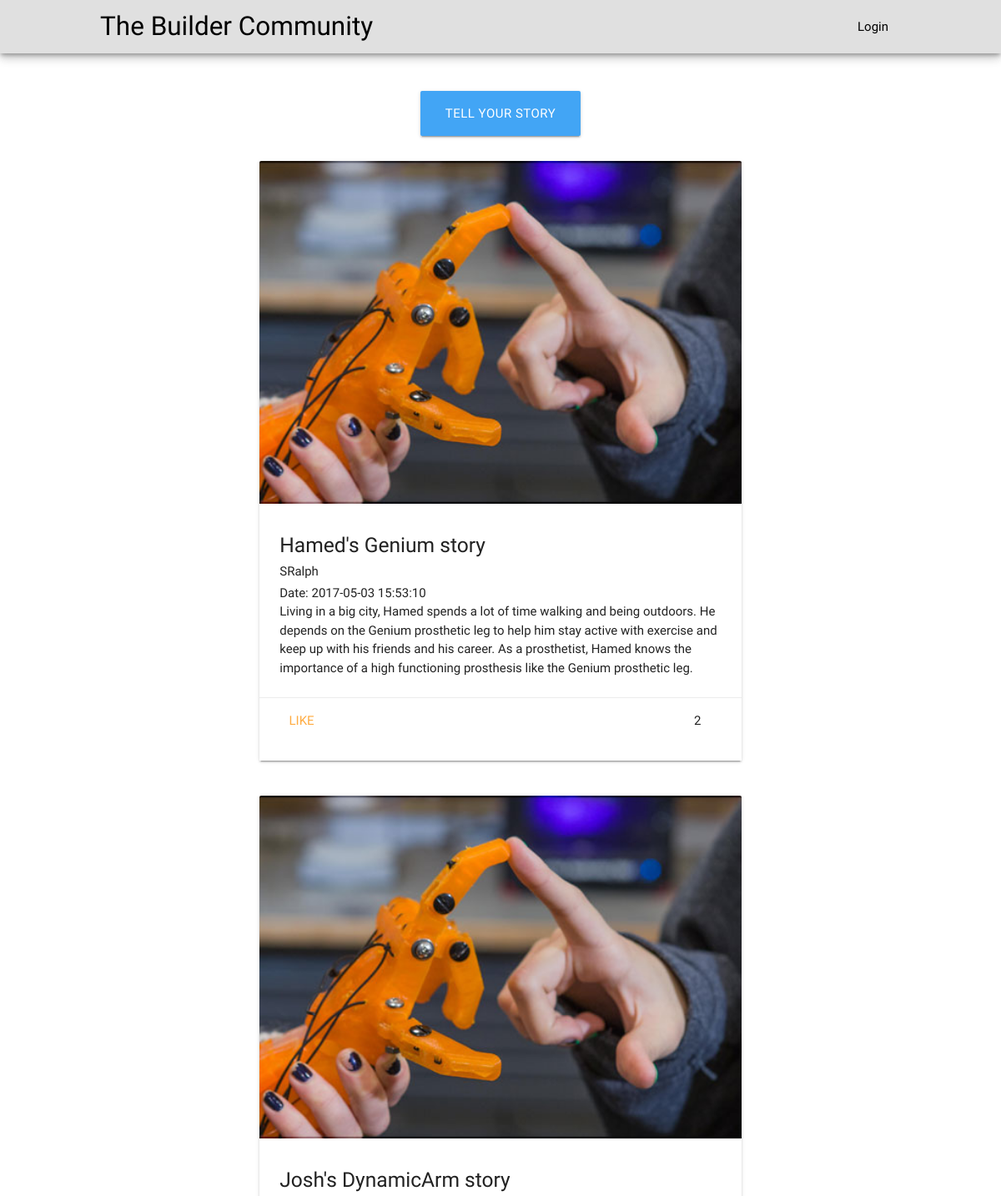
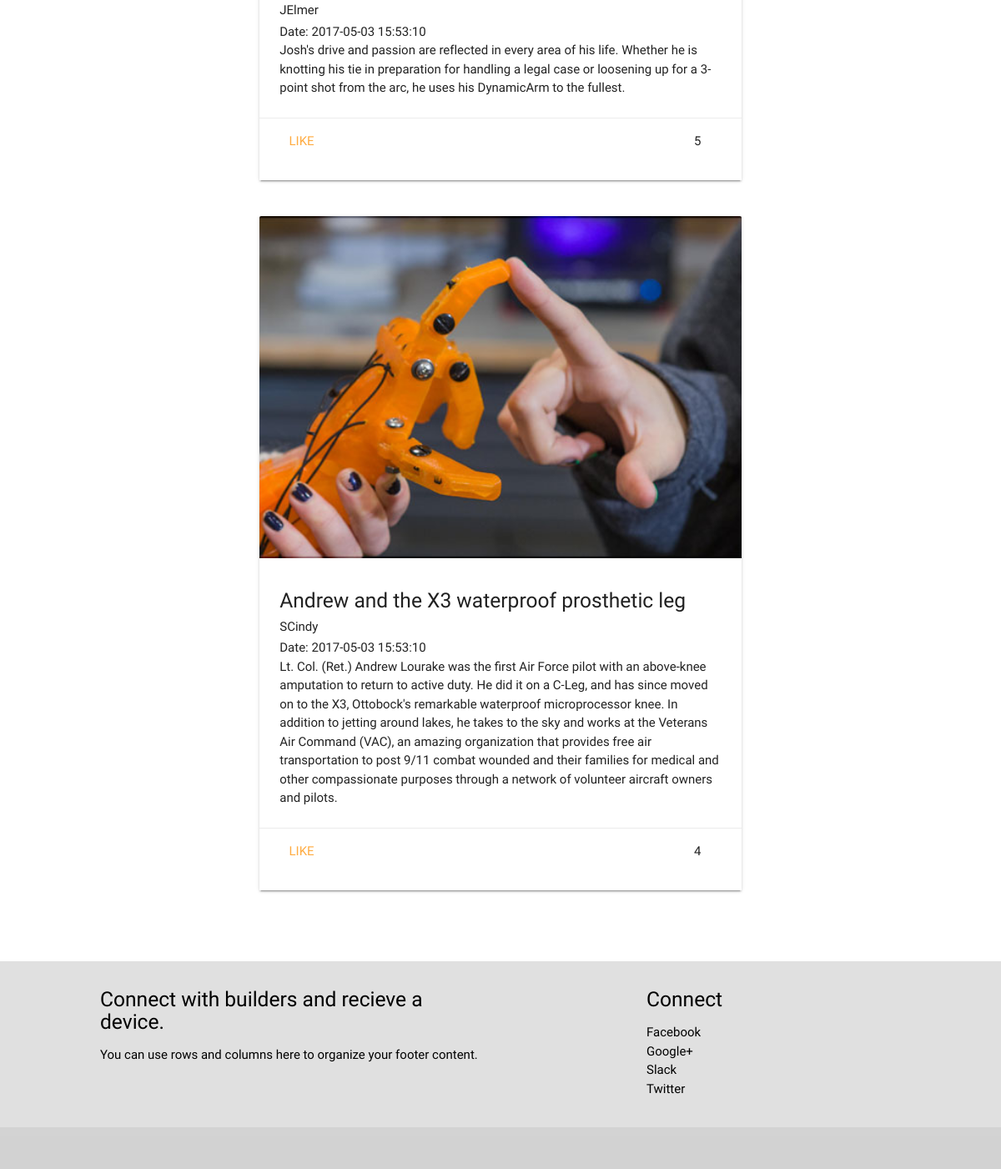
The page /hhp/stories.php on the database its author committed (2 pictures, top to bottom).
### tables this page shows
CREATE TABLE Stories
(
  story_id     int auto_increment,
  story_title   varchar(155) not null,
  user_id  int not null,
  story_text varchar(1000),
  story_photo  blob,
  date_posted Datetime,
  likes int not null,
  CONSTRAINT PK_Story PRIMARY KEY (story_id),
  CONSTRAINT FK_Story FOREIGN KEY (user_id) REFERENCES Accounts(user_id)
);

CREATE TABLE Accounts 
(
user_id     int auto_increment,
user_name   varchar(155)not null,   
password    varchar(35) not null,   
last_name  varchar(35) not null,   
first_name   varchar(35) not null,
user_sname  varchar(50),  
email       varchar(35) not null,   
address     varchar(155),   
age     	int not null,   
user_type   varchar(35), 
build_request boolean not null default 0,
CONSTRAINT PK_Person PRIMARY KEY (user_id,user_name)
);

### hhp/model/db_functions.php (called while the page is built, shortened)
<?php
function getStory() {
  $db = new PDO("mysql:host=localhost;dbname=hhp","root","");
  $query = 'SELECT * FROM stories
  inner join accounts on stories.user_id= accounts.user_id
            ORDER BY date_posted';
  $statement = $db->prepare($query);
  $statement->execute();
  $story = $statement->fetchAll();
  return $story;
}
?>

### hhp/stories.php (the view, shortened to what this page needs)
<?php
include 'view/header.php';
require_once('model/db_functions.php');
$stories = getStory();
?>
<br><br>
<a class="waves-effect waves-light btn-large blue lighten-1" style="align-self: center;" href=".?action=show_storiesform">Tell Your Story</a>
<br>
<?php foreach($stories as $story) : ?>
  <div class="row" style="width:100%">
    <div class="col s3 m0 l0">
    </div>
        <div class="col s12 m6 l6">
          <div class="card">
            <div class="card-image">
              <img src="images/sample1.jpg">
            </div>
            <div class="card-content">
              <h5><?php echo $story['story_title']; ?></h5>
              <h6><?php echo $story['user_name']; ?></h6>
              <p>Date: <?php echo $story['date_posted']; ?></p>
              <p><?php echo $story['story_text']; ?></p>
            </div>
            <div class="card-action">
            <div class="row">
              <div class="col s11">
              <a href="#">Like</a>
            </div>
            <div class="col s1">
              <?php echo $story['likes']; ?>
            </div>
          </div>
            </div>
          </div>
        </div>
      </div>
        <?php endforeach; ?>
<div class="column" style="height:50px"></div>
<?php include 'view/footer.php'; ?>

### hhp/view/header.php (shortened to what this page needs)
<!DOCTYPE html>
<html>
<head>
  <link type="text/css" rel="stylesheet" href="css/materialize.css"  media="screen,projection"/>
  <link type="text/css" rel="stylesheet" href="css/custom.css"/>
  <link type="text/css" rel="stylesheet" href="css/timeline.css"/>
</head>
<body>
<nav class="z-depth-3 grey lighten-2">
  <div class="container">
  <div class="nav-wrapper">
    <a href="index.php" class="brand-logo black-text text-darken-2">The Builder Community</a>
    <ul class="right hide-on-med-and-down">
      <?php if(!isset($_SESSION['user_name'])){ ?>
        <li><a class="dropdown-button black-text text-darken-2" href=".?action=show_login">Login</a></li>
        <?php } ?>
    </ul>
  </div>
</div>
</nav>

### hhp/view/footer.php (shortened to what this page needs)
<footer class="page-footer grey lighten-2">
  <div class="container">
    <div class="row">
      <div class="col l6 s12">
        <h5 class="black-text text-darken-2">Connect with builders and recieve a device.</h5>
        <p class="black-text text-darken-1">You can use rows and columns here to organize your footer content.</p>
      </div>
      <div class="col l4 offset-l2 s12">
        <h5 class="black-text text-darken-2">Connect</h5>
        <ul>
          <li><a class="black-text text-darken-1" href="#!">Facebook</a></li>
          <li><a class="black-text text-darken-1" href="#!">Google+</a></li>
          <li><a class="black-text text-darken-1" href="#!">Slack</a></li>
          <li><a class="black-text text-darken-1" href="#!">Twitter</a></li>
        </ul>
      </div>
    </div>
  </div>
  <div class="footer-copyright">
  </div>
</footer>
</body>
</html>

### hhp/css/custom.css (style rules this page uses)
body { display: flex; min-height: 100vh; flex-direction: column; }
a { color: #0097a7; }
.container { width: 80%; }

### rows shown on the page
stories: story_title "Hamed's Genium story", accounts.user_name "SRalph", date_posted "2017-05-03 15:53:10", story_text "Living in a big city, Hamed spends a lot of time walking and being outdoors. He depends on the Genium prosthetic leg to help him stay active with exercise and keep up with his friends and his career. As a prosthetist, Hamed knows the importance of a high functioning prosthesis like the Genium prosthetic leg.", likes "2"
stories: story_title "Josh's DynamicArm story", accounts.user_name "JElmer", date_posted "2017-05-03 15:53:10", story_text "Josh's drive and passion are reflected in every area of his life. Whether he is knotting his tie in preparation for handling a legal case or loosening up for a 3-point shot from the arc, he uses his DynamicArm to the fullest.", likes "5"
stories: story_title "Andrew and the X3 waterproof prosthetic leg", accounts.user_name "SCindy", date_posted "2017-05-03 15:53:10", story_text "Lt. Col. (Ret.) Andrew Lourake was the first Air Force pilot with an above-knee amputation to return to active duty. He did it on a C-Leg, and has since moved on to the X3, Ottobock's remarkable waterproof microprocessor knee. In addition to jetting around lakes, he takes to the sky and works at the Veterans Air Command (VAC), an amazing organization that provides free air transportation to post 9/11 combat wounded and their families for medical and other compassionate purposes through a network of volunteer aircraft owners and pilots.", likes "4"
